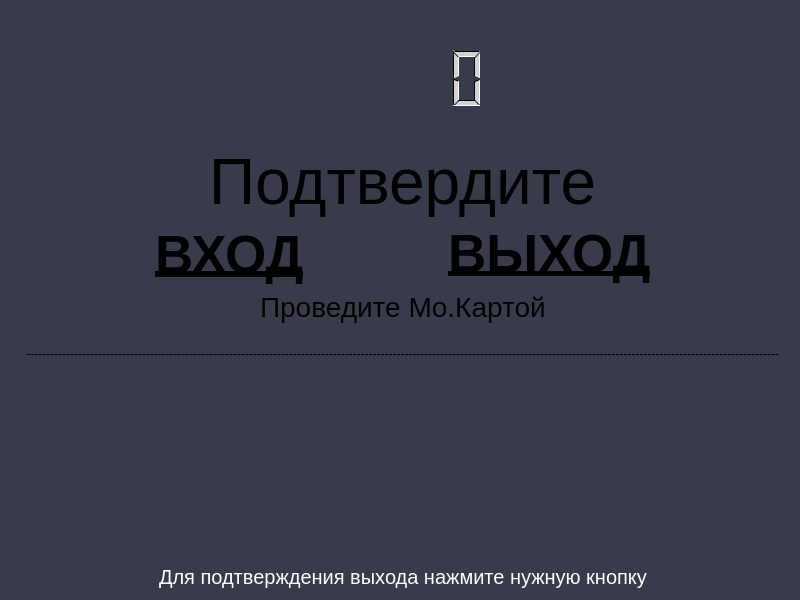
<?xml version="1.0" encoding="UTF-8"?>
<ui version="4.0">
 <class>in</class>
 <widget class="QWidget" name="in">
  <property name="enabled">
   <bool>true</bool>
  </property>
  <property name="geometry">
   <rect>
    <x>0</x>
    <y>0</y>
    <width>800</width>
    <height>600</height>
   </rect>
  </property>
  <property name="palette">
   <palette>
    <active>
     <colorrole role="Base">
      <brush brushstyle="SolidPattern">
       <color alpha="255">
        <red>56</red>
        <green>60</green>
        <blue>74</blue>
       </color>
      </brush>
     </colorrole>
     <colorrole role="Window">
      <brush brushstyle="SolidPattern">
       <color alpha="255">
        <red>56</red>
        <green>60</green>
        <blue>74</blue>
       </color>
      </brush>
     </colorrole>
     <colorrole role="AlternateBase">
      <brush brushstyle="SolidPattern">
       <color alpha="255">
        <red>56</red>
        <green>60</green>
        <blue>74</blue>
       </color>
      </brush>
     </colorrole>
    </active>
    <inactive>
     <colorrole role="Base">
      <brush brushstyle="SolidPattern">
       <color alpha="255">
        <red>56</red>
        <green>60</green>
        <blue>74</blue>
       </color>
      </brush>
     </colorrole>
     <colorrole role="Window">
      <brush brushstyle="SolidPattern">
       <color alpha="255">
        <red>56</red>
        <green>60</green>
        <blue>74</blue>
       </color>
      </brush>
     </colorrole>
     <colorrole role="AlternateBase">
      <brush brushstyle="SolidPattern">
       <color alpha="255">
        <red>56</red>
        <green>60</green>
        <blue>74</blue>
       </color>
      </brush>
     </colorrole>
    </inactive>
    <disabled>
     <colorrole role="Base">
      <brush brushstyle="SolidPattern">
       <color alpha="255">
        <red>56</red>
        <green>60</green>
        <blue>74</blue>
       </color>
      </brush>
     </colorrole>
     <colorrole role="Window">
      <brush brushstyle="SolidPattern">
       <color alpha="255">
        <red>56</red>
        <green>60</green>
        <blue>74</blue>
       </color>
      </brush>
     </colorrole>
     <colorrole role="AlternateBase">
      <brush brushstyle="SolidPattern">
       <color alpha="255">
        <red>56</red>
        <green>60</green>
        <blue>74</blue>
       </color>
      </brush>
     </colorrole>
    </disabled>
   </palette>
  </property>
  <property name="windowTitle">
   <string>Form</string>
  </property>
  <layout class="QGridLayout" name="gridLayout">
   <item row="0" column="0" rowspan="2" colspan="2">
    <widget class="QTextEdit" name="textEdit">
     <property name="enabled">
      <bool>true</bool>
     </property>
     <property name="sizePolicy">
      <sizepolicy hsizetype="Ignored" vsizetype="Ignored">
       <horstretch>0</horstretch>
       <verstretch>0</verstretch>
      </sizepolicy>
     </property>
     <property name="minimumSize">
      <size>
       <width>0</width>
       <height>0</height>
      </size>
     </property>
     <property name="maximumSize">
      <size>
       <width>0</width>
       <height>0</height>
      </size>
     </property>
     <property name="html">
      <string>&lt;!DOCTYPE HTML PUBLIC &quot;-//W3C//DTD HTML 4.0//EN&quot; &quot;http://www.w3.org/TR/REC-html40/strict.dtd&quot;&gt;
&lt;html&gt;&lt;head&gt;&lt;meta name=&quot;qrichtext&quot; content=&quot;1&quot; /&gt;&lt;style type=&quot;text/css&quot;&gt;
p, li { white-space: pre-wrap; }
&lt;/style&gt;&lt;/head&gt;&lt;body style=&quot; font-family:'Ubuntu'; font-size:10pt; font-weight:400; font-style:normal;&quot;&gt;
&lt;p style=&quot;-qt-paragraph-type:empty; margin-top:0px; margin-bottom:0px; margin-left:0px; margin-right:0px; -qt-block-indent:0; text-indent:0px; font-family:'Cantarell';&quot;&gt;&lt;br /&gt;&lt;/p&gt;&lt;/body&gt;&lt;/html&gt;</string>
     </property>
    </widget>
   </item>
   <item row="1" column="1">
    <layout class="QVBoxLayout" name="verticalLayout">
     <property name="sizeConstraint">
      <enum>QLayout::SetMaximumSize</enum>
     </property>
     <item>
      <spacer name="verticalSpacer_2">
       <property name="orientation">
        <enum>Qt::Vertical</enum>
       </property>
       <property name="sizeHint" stdset="0">
        <size>
         <width>20</width>
         <height>40</height>
        </size>
       </property>
      </spacer>
     </item>
     <item>
      <layout class="QHBoxLayout" name="horizontalLayout_6">
       <item>
        <spacer name="horizontalSpacer_11">
         <property name="orientation">
          <enum>Qt::Horizontal</enum>
         </property>
         <property name="sizeHint" stdset="0">
          <size>
           <width>40</width>
           <height>20</height>
          </size>
         </property>
        </spacer>
       </item>
       <item>
        <widget class="QLCDNumber" name="lcdNumber">
         <property name="sizePolicy">
          <sizepolicy hsizetype="Expanding" vsizetype="Expanding">
           <horstretch>0</horstretch>
           <verstretch>0</verstretch>
          </sizepolicy>
         </property>
         <property name="minimumSize">
          <size>
           <width>0</width>
           <height>65</height>
          </size>
         </property>
         <property name="palette">
          <palette>
           <active>
            <colorrole role="WindowText">
             <brush brushstyle="SolidPattern">
              <color alpha="255">
               <red>209</red>
               <green>209</green>
               <blue>209</blue>
              </color>
             </brush>
            </colorrole>
            <colorrole role="Button">
             <brush brushstyle="SolidPattern">
              <color alpha="255">
               <red>112</red>
               <green>112</green>
               <blue>112</blue>
              </color>
             </brush>
            </colorrole>
            <colorrole role="Light">
             <brush brushstyle="SolidPattern">
              <color alpha="255">
               <red>0</red>
               <green>0</green>
               <blue>0</blue>
              </color>
             </brush>
            </colorrole>
            <colorrole role="Dark">
             <brush brushstyle="SolidPattern">
              <color alpha="255">
               <red>255</red>
               <green>255</green>
               <blue>255</blue>
              </color>
             </brush>
            </colorrole>
            <colorrole role="Text">
             <brush brushstyle="SolidPattern">
              <color alpha="255">
               <red>231</red>
               <green>231</green>
               <blue>231</blue>
              </color>
             </brush>
            </colorrole>
            <colorrole role="ButtonText">
             <brush brushstyle="SolidPattern">
              <color alpha="255">
               <red>231</red>
               <green>231</green>
               <blue>231</blue>
              </color>
             </brush>
            </colorrole>
            <colorrole role="AlternateBase">
             <brush brushstyle="SolidPattern">
              <color alpha="255">
               <red>255</red>
               <green>255</green>
               <blue>255</blue>
              </color>
             </brush>
            </colorrole>
            <colorrole role="NoRole">
             <brush brushstyle="SolidPattern">
              <color alpha="255">
               <red>255</red>
               <green>255</green>
               <blue>255</blue>
              </color>
             </brush>
            </colorrole>
           </active>
           <inactive>
            <colorrole role="WindowText">
             <brush brushstyle="SolidPattern">
              <color alpha="255">
               <red>209</red>
               <green>209</green>
               <blue>209</blue>
              </color>
             </brush>
            </colorrole>
            <colorrole role="Button">
             <brush brushstyle="SolidPattern">
              <color alpha="255">
               <red>112</red>
               <green>112</green>
               <blue>112</blue>
              </color>
             </brush>
            </colorrole>
            <colorrole role="Light">
             <brush brushstyle="SolidPattern">
              <color alpha="255">
               <red>0</red>
               <green>0</green>
               <blue>0</blue>
              </color>
             </brush>
            </colorrole>
            <colorrole role="Dark">
             <brush brushstyle="SolidPattern">
              <color alpha="255">
               <red>255</red>
               <green>255</green>
               <blue>255</blue>
              </color>
             </brush>
            </colorrole>
            <colorrole role="Text">
             <brush brushstyle="SolidPattern">
              <color alpha="255">
               <red>231</red>
               <green>231</green>
               <blue>231</blue>
              </color>
             </brush>
            </colorrole>
            <colorrole role="ButtonText">
             <brush brushstyle="SolidPattern">
              <color alpha="255">
               <red>231</red>
               <green>231</green>
               <blue>231</blue>
              </color>
             </brush>
            </colorrole>
            <colorrole role="AlternateBase">
             <brush brushstyle="SolidPattern">
              <color alpha="255">
               <red>255</red>
               <green>255</green>
               <blue>255</blue>
              </color>
             </brush>
            </colorrole>
            <colorrole role="NoRole">
             <brush brushstyle="SolidPattern">
              <color alpha="255">
               <red>255</red>
               <green>255</green>
               <blue>255</blue>
              </color>
             </brush>
            </colorrole>
           </inactive>
           <disabled>
            <colorrole role="WindowText">
             <brush brushstyle="SolidPattern">
              <color alpha="255">
               <red>255</red>
               <green>255</green>
               <blue>255</blue>
              </color>
             </brush>
            </colorrole>
            <colorrole role="Button">
             <brush brushstyle="SolidPattern">
              <color alpha="255">
               <red>112</red>
               <green>112</green>
               <blue>112</blue>
              </color>
             </brush>
            </colorrole>
            <colorrole role="Light">
             <brush brushstyle="SolidPattern">
              <color alpha="255">
               <red>0</red>
               <green>0</green>
               <blue>0</blue>
              </color>
             </brush>
            </colorrole>
            <colorrole role="Dark">
             <brush brushstyle="SolidPattern">
              <color alpha="255">
               <red>255</red>
               <green>255</green>
               <blue>255</blue>
              </color>
             </brush>
            </colorrole>
            <colorrole role="Text">
             <brush brushstyle="SolidPattern">
              <color alpha="255">
               <red>255</red>
               <green>255</green>
               <blue>255</blue>
              </color>
             </brush>
            </colorrole>
            <colorrole role="ButtonText">
             <brush brushstyle="SolidPattern">
              <color alpha="255">
               <red>255</red>
               <green>255</green>
               <blue>255</blue>
              </color>
             </brush>
            </colorrole>
            <colorrole role="AlternateBase">
             <brush brushstyle="SolidPattern">
              <color alpha="255">
               <red>255</red>
               <green>255</green>
               <blue>255</blue>
              </color>
             </brush>
            </colorrole>
            <colorrole role="NoRole">
             <brush brushstyle="SolidPattern">
              <color alpha="255">
               <red>255</red>
               <green>255</green>
               <blue>255</blue>
              </color>
             </brush>
            </colorrole>
           </disabled>
          </palette>
         </property>
         <property name="font">
          <font>
           <pointsize>15</pointsize>
          </font>
         </property>
         <property name="styleSheet">
          <string notr="true"/>
         </property>
         <property name="frameShape">
          <enum>QFrame::NoFrame</enum>
         </property>
         <property name="smallDecimalPoint">
          <bool>false</bool>
         </property>
         <property name="segmentStyle">
          <enum>QLCDNumber::Filled</enum>
         </property>
        </widget>
       </item>
       <item>
        <spacer name="horizontalSpacer_12">
         <property name="orientation">
          <enum>Qt::Horizontal</enum>
         </property>
         <property name="sizeHint" stdset="0">
          <size>
           <width>40</width>
           <height>20</height>
          </size>
         </property>
        </spacer>
       </item>
      </layout>
     </item>
     <item>
      <spacer name="verticalSpacer_4">
       <property name="orientation">
        <enum>Qt::Vertical</enum>
       </property>
       <property name="sizeHint" stdset="0">
        <size>
         <width>20</width>
         <height>40</height>
        </size>
       </property>
      </spacer>
     </item>
     <item>
      <layout class="QHBoxLayout" name="horizontalLayout">
       <item>
        <spacer name="horizontalSpacer_2">
         <property name="orientation">
          <enum>Qt::Horizontal</enum>
         </property>
         <property name="sizeHint" stdset="0">
          <size>
           <width>40</width>
           <height>20</height>
          </size>
         </property>
        </spacer>
       </item>
       <item>
        <widget class="QLabel" name="label">
         <property name="font">
          <font>
           <pointsize>48</pointsize>
          </font>
         </property>
         <property name="styleSheet">
          <string notr="true"/>
         </property>
         <property name="text">
          <string>Подтвердите</string>
         </property>
        </widget>
       </item>
       <item>
        <spacer name="horizontalSpacer">
         <property name="orientation">
          <enum>Qt::Horizontal</enum>
         </property>
         <property name="sizeHint" stdset="0">
          <size>
           <width>40</width>
           <height>20</height>
          </size>
         </property>
        </spacer>
       </item>
      </layout>
     </item>
     <item>
      <layout class="QHBoxLayout" name="horizontalLayout_8">
       <item>
        <spacer name="horizontalSpacer_16">
         <property name="orientation">
          <enum>Qt::Horizontal</enum>
         </property>
         <property name="sizeHint" stdset="0">
          <size>
           <width>40</width>
           <height>20</height>
          </size>
         </property>
        </spacer>
       </item>
       <item>
        <spacer name="horizontalSpacer_19">
         <property name="orientation">
          <enum>Qt::Horizontal</enum>
         </property>
         <property name="sizeHint" stdset="0">
          <size>
           <width>40</width>
           <height>20</height>
          </size>
         </property>
        </spacer>
       </item>
       <item>
        <widget class="QLabel" name="label_7">
         <property name="font">
          <font>
           <pointsize>40</pointsize>
           <weight>75</weight>
           <bold>true</bold>
           <underline>true</underline>
           <strikeout>false</strikeout>
          </font>
         </property>
         <property name="text">
          <string>ВХОД</string>
         </property>
        </widget>
       </item>
       <item>
        <spacer name="horizontalSpacer_17">
         <property name="orientation">
          <enum>Qt::Horizontal</enum>
         </property>
         <property name="sizeHint" stdset="0">
          <size>
           <width>40</width>
           <height>20</height>
          </size>
         </property>
        </spacer>
       </item>
       <item>
        <spacer name="horizontalSpacer_18">
         <property name="orientation">
          <enum>Qt::Horizontal</enum>
         </property>
         <property name="sizeHint" stdset="0">
          <size>
           <width>40</width>
           <height>20</height>
          </size>
         </property>
        </spacer>
       </item>
       <item>
        <widget class="QLabel" name="label_9">
         <property name="font">
          <font>
           <pointsize>40</pointsize>
           <weight>75</weight>
           <bold>true</bold>
           <underline>true</underline>
           <kerning>true</kerning>
          </font>
         </property>
         <property name="text">
          <string>&lt;html&gt;&lt;head/&gt;&lt;body&gt;&lt;p&gt;&lt;span style=&quot; text-decoration: underline; color:#000000;&quot;&gt;ВЫХОД&lt;/span&gt;&lt;/p&gt;&lt;/body&gt;&lt;/html&gt;</string>
         </property>
        </widget>
       </item>
       <item>
        <spacer name="horizontalSpacer_20">
         <property name="orientation">
          <enum>Qt::Horizontal</enum>
         </property>
         <property name="sizeHint" stdset="0">
          <size>
           <width>40</width>
           <height>20</height>
          </size>
         </property>
        </spacer>
       </item>
       <item>
        <spacer name="horizontalSpacer_15">
         <property name="orientation">
          <enum>Qt::Horizontal</enum>
         </property>
         <property name="sizeHint" stdset="0">
          <size>
           <width>40</width>
           <height>20</height>
          </size>
         </property>
        </spacer>
       </item>
      </layout>
     </item>
     <item>
      <layout class="QHBoxLayout" name="horizontalLayout_2">
       <item>
        <spacer name="horizontalSpacer_4">
         <property name="orientation">
          <enum>Qt::Horizontal</enum>
         </property>
         <property name="sizeHint" stdset="0">
          <size>
           <width>40</width>
           <height>20</height>
          </size>
         </property>
        </spacer>
       </item>
       <item>
        <widget class="QLabel" name="label_2">
         <property name="font">
          <font>
           <pointsize>21</pointsize>
          </font>
         </property>
         <property name="text">
          <string>Проведите Mo.Картой</string>
         </property>
        </widget>
       </item>
       <item>
        <spacer name="horizontalSpacer_3">
         <property name="orientation">
          <enum>Qt::Horizontal</enum>
         </property>
         <property name="sizeHint" stdset="0">
          <size>
           <width>40</width>
           <height>20</height>
          </size>
         </property>
        </spacer>
       </item>
      </layout>
     </item>
     <item>
      <layout class="QHBoxLayout" name="horizontalLayout_3">
       <item>
        <spacer name="horizontalSpacer_5">
         <property name="orientation">
          <enum>Qt::Horizontal</enum>
         </property>
         <property name="sizeHint" stdset="0">
          <size>
           <width>40</width>
           <height>20</height>
          </size>
         </property>
        </spacer>
       </item>
       <item>
        <widget class="QLabel" name="label_3">
         <property name="minimumSize">
          <size>
           <width>0</width>
           <height>50</height>
          </size>
         </property>
         <property name="text">
          <string>---------------------------------------------------------------------------------------------------------------------------------------------------------------------------------------------</string>
         </property>
        </widget>
       </item>
       <item>
        <spacer name="horizontalSpacer_6">
         <property name="orientation">
          <enum>Qt::Horizontal</enum>
         </property>
         <property name="sizeHint" stdset="0">
          <size>
           <width>40</width>
           <height>20</height>
          </size>
         </property>
        </spacer>
       </item>
      </layout>
     </item>
     <item>
      <layout class="QHBoxLayout" name="horizontalLayout_4">
       <item>
        <spacer name="horizontalSpacer_8">
         <property name="orientation">
          <enum>Qt::Horizontal</enum>
         </property>
         <property name="sizeHint" stdset="0">
          <size>
           <width>40</width>
           <height>20</height>
          </size>
         </property>
        </spacer>
       </item>
       <item>
        <widget class="QLabel" name="label_4">
         <property name="font">
          <font>
           <pointsize>16</pointsize>
          </font>
         </property>
         <property name="text">
          <string>&lt;html&gt;&lt;head/&gt;&lt;body&gt;&lt;p&gt;&lt;br/&gt;&lt;/p&gt;&lt;/body&gt;&lt;/html&gt;</string>
         </property>
        </widget>
       </item>
       <item>
        <spacer name="horizontalSpacer_7">
         <property name="orientation">
          <enum>Qt::Horizontal</enum>
         </property>
         <property name="sizeHint" stdset="0">
          <size>
           <width>40</width>
           <height>20</height>
          </size>
         </property>
        </spacer>
       </item>
      </layout>
     </item>
     <item>
      <layout class="QHBoxLayout" name="horizontalLayout_5">
       <item>
        <spacer name="horizontalSpacer_10">
         <property name="orientation">
          <enum>Qt::Horizontal</enum>
         </property>
         <property name="sizeHint" stdset="0">
          <size>
           <width>40</width>
           <height>20</height>
          </size>
         </property>
        </spacer>
       </item>
       <item>
        <widget class="QLabel" name="label_5">
         <property name="font">
          <font>
           <pointsize>21</pointsize>
          </font>
         </property>
         <property name="text">
          <string/>
         </property>
        </widget>
       </item>
       <item>
        <spacer name="horizontalSpacer_9">
         <property name="orientation">
          <enum>Qt::Horizontal</enum>
         </property>
         <property name="sizeHint" stdset="0">
          <size>
           <width>40</width>
           <height>20</height>
          </size>
         </property>
        </spacer>
       </item>
      </layout>
     </item>
     <item>
      <spacer name="verticalSpacer_3">
       <property name="orientation">
        <enum>Qt::Vertical</enum>
       </property>
       <property name="sizeHint" stdset="0">
        <size>
         <width>20</width>
         <height>40</height>
        </size>
       </property>
      </spacer>
     </item>
     <item>
      <spacer name="verticalSpacer_5">
       <property name="orientation">
        <enum>Qt::Vertical</enum>
       </property>
       <property name="sizeHint" stdset="0">
        <size>
         <width>20</width>
         <height>40</height>
        </size>
       </property>
      </spacer>
     </item>
     <item>
      <spacer name="verticalSpacer">
       <property name="orientation">
        <enum>Qt::Vertical</enum>
       </property>
       <property name="sizeHint" stdset="0">
        <size>
         <width>20</width>
         <height>40</height>
        </size>
       </property>
      </spacer>
     </item>
     <item>
      <layout class="QHBoxLayout" name="horizontalLayout_7">
       <item>
        <spacer name="horizontalSpacer_14">
         <property name="orientation">
          <enum>Qt::Horizontal</enum>
         </property>
         <property name="sizeHint" stdset="0">
          <size>
           <width>40</width>
           <height>20</height>
          </size>
         </property>
        </spacer>
       </item>
       <item>
        <widget class="QLabel" name="label_6">
         <property name="font">
          <font>
           <pointsize>15</pointsize>
          </font>
         </property>
         <property name="text">
          <string>&lt;html&gt;&lt;head/&gt;&lt;body&gt;&lt;p&gt;&lt;span style=&quot; color:#ffffff;&quot;&gt;Для подтверждения выхода нажмите нужную кнопку&lt;/span&gt;&lt;/p&gt;&lt;/body&gt;&lt;/html&gt;</string>
         </property>
        </widget>
       </item>
       <item>
        <spacer name="horizontalSpacer_13">
         <property name="orientation">
          <enum>Qt::Horizontal</enum>
         </property>
         <property name="sizeHint" stdset="0">
          <size>
           <width>40</width>
           <height>20</height>
          </size>
         </property>
        </spacer>
       </item>
      </layout>
     </item>
    </layout>
   </item>
  </layout>
 </widget>
 <resources/>
 <connections/>
</ui>
